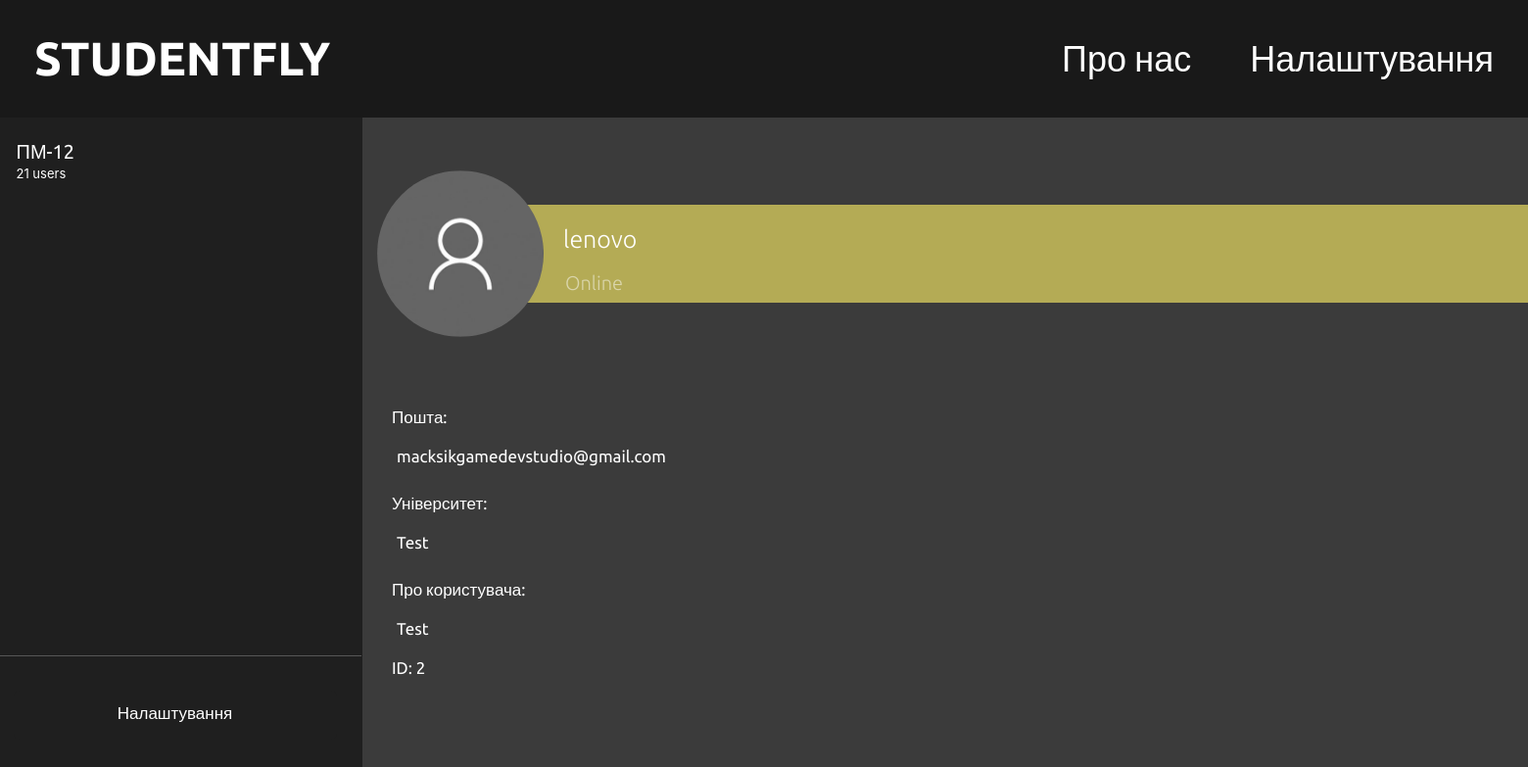
/user_profile/2/, run on the app's committed database.
### socnetwork/models.py (models this page shows, shortened)
class UsersProfile(models.Model):
    user = models.OneToOneField(User, on_delete=models.CASCADE, null=True)
    about = models.TextField(max_length=2000, null=True)
    university = models.CharField(max_length=50, null=True)
    avatar = models.ImageField(upload_to='media/profile/', null=True)

### socnetwork/views.py (the view)
# urls.py: path('user_profile/<int:pk>/', ShowProfilePageView.as_view(), name='user_profile'),
class ShowProfilePageView(DetailView):
    model = UsersProfile
    template_name = 'profile/user-profile.html'
    def get_context_data(self, *args, **kwargs):
        users = UsersProfile.objects.all()
        context = super(ShowProfilePageView, self).get_context_data(*args, **kwargs)
        page_user = get_object_or_404(UsersProfile, id=self.kwargs['pk'])
        context['page_user'] = page_user
        return context

### socnetwork/templates/profile/user-profile.html (shortened to what this page needs)
<!doctype html>
<html lang="en">
<head>
    <link href="https://cdn.jsdelivr.net/npm/bootstrap@5.3.0-alpha1/dist/css/bootstrap.min.css" rel="stylesheet">
    <link rel="stylesheet" href="../../static/css/main.css"></head>
<body>
<header class="header">
    <div class="header-container">
        <div class="header-main">
            <a href="/" class="header-logo">STUDENTFLY</a>
            <nav class="header-nav">
                <a href="" class="header-link">Про нас</a>
                <a href="" class="header-link" data-bs-toggle="modal"
                   data-bs-target="#modal">Налаштування</a>
            </nav>
        </div>
    </div>
</header>
<div class="description-user">
    <div class="container">
        <div class="dropdown">
                <button type="buttonA" class="listA-button width-Asettings" data-bs-toggle="dropdown" aria-expanded="false">
                    ПМ-12 <p class="text-A">21 users</p></button>
            </div>
            <hr class="sidebar">
            <a type="button" class="button-exit" href="../../settings_group/"> Налаштування</a>
        </div>
    <div class="image-avatar">
        {% if usersprofile.avatar %}
            <img src="{{ usersprofile.avatar.url }}" alt="" class="avatar"><br><br>
        {% else %}
            <img src="https://media.discordapp.net/attachments/1028699884850794658/1083344804043292702/avatar.png?width=700&height=701" alt="" class="avatar"><br><br>
        {% endif %}
        <div class="name-admin">
            <p class="cabinet-header">{{ usersprofile.user.username }}</p>
            {% if usersprofile.user.is_authenticated %}
                <h5 class="offline-online">Online</h5>
            {% else %}
                <h5 class="offline-online">Offline</h5>
            {% endif %}
        </div>
    </div>
    <div class="button-student">
        <button type="button" class="description-button">Опис</button>
    </div>
    <div class="description-student">
        <br>
        <p class="text-cabinet">Пошта:</p>
        <p class="text-cabinet-var">{{ usersprofile.user.email }}</p>
        <p class="text-cabinet">Університет:</p>
        <p class="text-cabinet-var">{{ usersprofile.university }}</p>
        <p class="text-cabinet">Про користувача:</p>
        <p class="text-cabinet-var">{{ usersprofile.about }}</p>
        <p class="text-cabinet">ID: {{ usersprofile.id }}</p>
    </div>
</div>
</body>
</html>

### socnetwork/static/css/main.css (style rules this page uses)
* { padding: 0; margin: 0; box-sizing: border-box; }
*, *:before, *:after { box-sizing: border-box; }
:root { --black: #191919; --green: #0CAB5F; --yellow-dark: #B1A10B; }
html, body { margin: 0; padding: 0; font-size: 18px; font-family: "Ubuntu", sans-serif; transition: 0.3s all ease; background: #3B3B3B; }
body { overflow-x: hidden; }
a { text-decoration: none; transition: 0.3s all ease; }
p { line-height: 30px; word-wrap: break-word; }
button { border: transparent; }
.button-exit { position: absolute; bottom: 45px; color: #FFFFFF; background: #1f1f1f; border-radius: 6px; text-align: center; padding: 10px 20px; height: 50px; font-size: 17px; width: 330px; }
.description-button { text-align: center; color: #FFFFFF; background: #353535; border-radius: 6px; height: 27px; font-size: 17px; margin-right: 20px; width: 150px; }
h1, h2, h3, h4, h5, h6 { color: #FFFFFF; font-family: "Ubuntu", sans-serif; }
p { color: #FFFFFF; font-family: "Ubuntu", sans-serif; }
hr { width: 100%; height: 5px; background: #1F1F1F; border: none; margin-bottom: 30px; }
.header { position: fixed; width: 100%; height: 120px; background: var(--black); z-index: 999; left: 0; top: 0; padding: 0 35px; }
.header .header-main { display: flex; justify-content: space-between; align-items: center; height: 120px; }
.header .header-logo { font-style: normal; font-weight: 700; font-size: 48px; line-height: 1.2; color: #fff; }
.header .header-nav { display: flex; }
.header .header-nav .header-link { font-style: normal; font-weight: 400; font-size: 36px; line-height: 1.2; color: #fff; margin-left: 60px; }
.header .header-nav .header-link:first-child { margin-left: 0; }
.container { position: fixed; width: 370px; height: 100%; background: #1F1F1F; z-index: 1; }
.sidebar { position: absolute; bottom: 100px; width: 100%; height: 1px; background: white; border: none; margin-left: -15px; }
.avatar { position: absolute; z-index: 2; transform: translateX(395px); margin-top: 74px; width: 170px; height: 170px; border-radius: 50%; }
.image-avatar { position: relative; transform: translateY(100px); margin-left: -10px; }
.name-admin { position: absolute; z-index: 1; background: #B4AB55; height: 100px; width: 100%; margin-top: 55px; transform: translateX(475px); }
.cabinet-header { transform: translateX(110px); font-weight: 150; margin-top: 20px; font-size: 25px; }
.offline-online { font-weight: 100; color: rgba(255, 255, 255, 0.5); transform: translateX(112px); margin-top: 6px; font-size: 20px; }
.text-cabinet { font-size: 17px; }
.text-cabinet-var { transform: translateX(5px); margin-top: -8px; font-size: 17px; width: 1000px; }
.description-student { transform: translateX(400px); margin-top: 250px; }
.text-A { font-family: "Inter"; font-size: 13px; line-height: 15px; }
button { font-family: "Ubuntu", sans-serif; }
.dropdown { transform: translateY(130px); }
.text-A { font-family: "Inter"; font-size: 13px; }
.listA-button { position: fixed; color: #FFFFFF; background: rgba(255, 255, 255, 0); font-size: 20px; text-align: left; }
.width-Asettings { width: 300px; text-align: left; padding: 5px 3px; padding-top: 10px; }
body { animation: fake 1s infinite; }

### data on the page
UsersProfile: avatar (picture), user.username "lenovo", user.email "macksikgamedevstudio@gmail.com", university "Test", about "Test", id "2"
